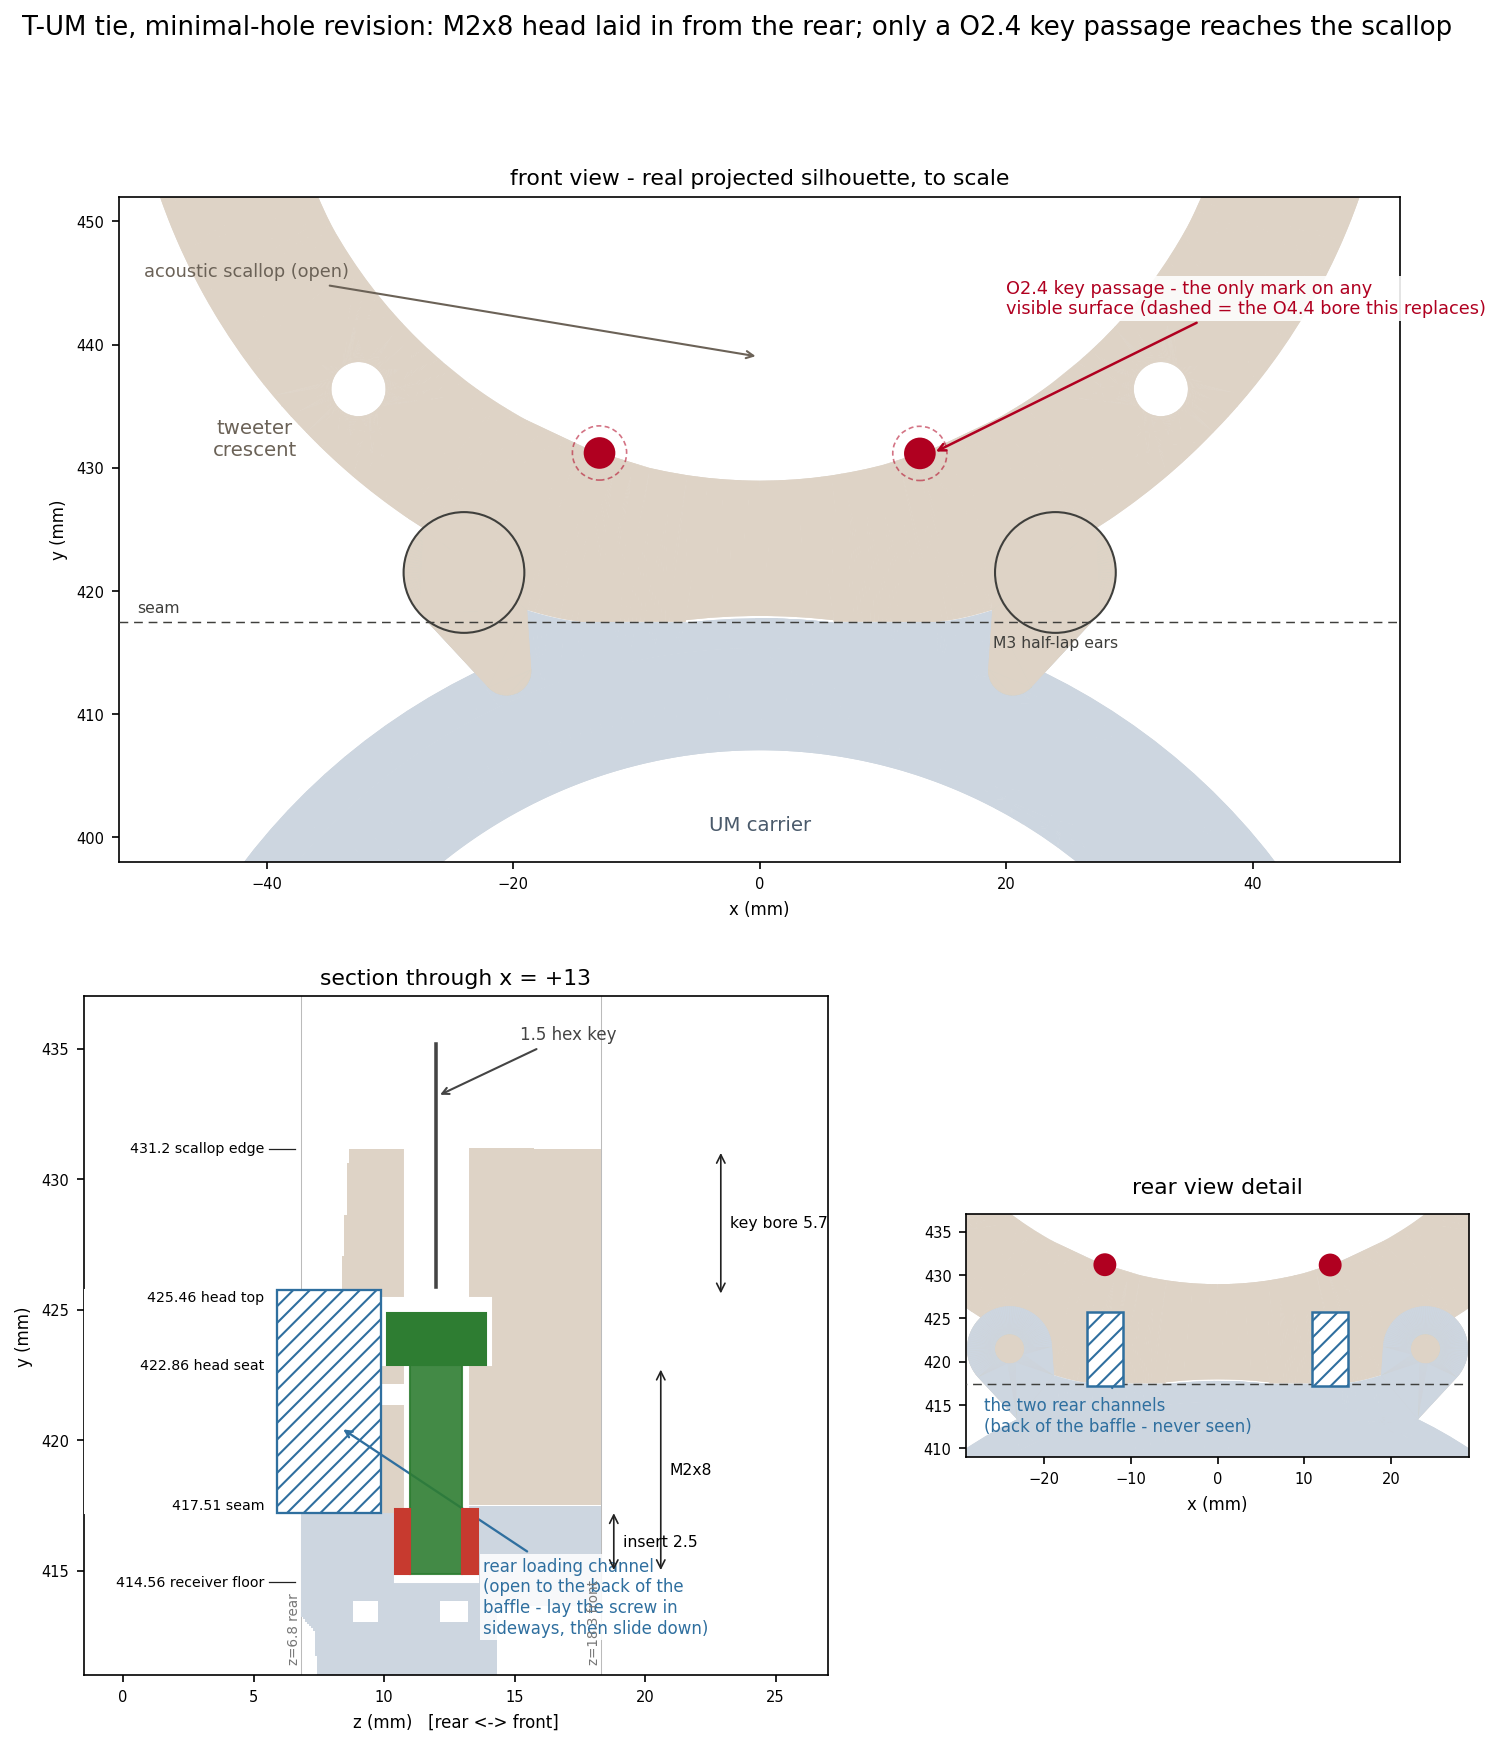

Generate this figure with Python:
"""T-UM tie, minimal-hole revision: head laid in from the rear, only a
key passage reaches the scallop.

Front and rear views are the real projected silhouettes; the section is
reconstructed from the same meshes at x=+13 with the superseded bores of
the previous round filled back in, then the new stack drawn on top.
"""
import json
import struct
import sys

import numpy as np
import matplotlib
matplotlib.use("Agg")
import matplotlib.pyplot as plt
from matplotlib.collections import PolyCollection
from matplotlib.patches import Rectangle, Circle, Polygon as MplPolygon
from pathlib import Path

sys.path.insert(0, "src")
import lx521_baffle.obiwan.carriers as ca            # noqa: E402

STATE = "floor_stand"


def load_world(stem):
    base = Path("build") / STATE / "stl" / stem
    with open(base.with_suffix(".stl"), "rb") as f:
        f.read(80)
        (n,) = struct.unpack("<I", f.read(4))
        rec = np.frombuffer(f.read(n * 50), dtype=np.uint8).reshape(n, 50)
    tris = rec[:, 12:48].copy().view("<f4").reshape(n, 3, 3).astype(float)
    d = json.load(open(str(base) + ".print.json"))
    t = np.asarray(d["stl_origin_translation_mm"], float)
    return (tris - t) * np.array([1.0, -1.0, -1.0])


def cross_y(tris, x, z):
    a, b, c = tris[:, 0], tris[:, 1], tris[:, 2]
    d = ((b[:, 2] - c[:, 2]) * (a[:, 0] - c[:, 0])
         + (c[:, 0] - b[:, 0]) * (a[:, 2] - c[:, 2]))
    ok = np.abs(d) > 1e-12
    dd = np.where(ok, d, 1.0)
    w1 = ((b[:, 2] - c[:, 2]) * (x - c[:, 0])
          + (c[:, 0] - b[:, 0]) * (z - c[:, 2])) / dd
    w2 = ((c[:, 2] - a[:, 2]) * (x - c[:, 0])
          + (a[:, 0] - c[:, 0]) * (z - c[:, 2])) / dd
    w3 = 1.0 - w1 - w2
    h = ok & (w1 >= -1e-9) & (w2 >= -1e-9) & (w3 >= -1e-9)
    ys = np.sort(w1[h] * a[h][:, 1] + w2[h] * b[h][:, 1] + w3[h] * c[h][:, 1])
    return [(ys[i], ys[i + 1]) for i in range(0, len(ys) - 1, 2)]


um, cres = load_world("obiwan_core_2_of_2_um_carrier"), \
    load_world("obiwan_addon_tweeter_crescent")
OLD_BORES = [(409.036, 413.036, 2.2), (412.838, 417.770, 1.2),
             (417.220, 421.338, 1.6)]

X = ca.T_UM_TIE_ABS_X
Z = ca.T_UM_TIE_AXIS_Z
SEAT = ca.T_UM_TIE_SEAT_Y
HEAD_TOP = ca.T_UM_TIE_HEAD_TOP_Y
POCKET_D = ca.T_UM_TIE_HEAD_POCKET_D
KEY_D = ca.T_UM_TIE_KEY_BORE_D
CLR_D = ca.T_UM_TIE_CLEARANCE_BORE_D
CH_LO, CH_HI = ca.T_UM_TIE_CHANNEL_LOW_Y, ca.T_UM_TIE_CHANNEL_HIGH_Y
CH_W, CH_TOP = ca.T_UM_TIE_REAR_CHANNEL_W, ca.T_UM_TIE_CHANNEL_TOP_Z
MOUTH, TIP = ca.T_UM_TIE_INSERT_MOUTH_Y, ca.T_UM_TIE_TIP_Y
BOTTOM = ca.T_UM_TIE_POCKET_BOTTOM_Y
UM_FACE, CR_FACE = ca.T_UM_TIE_UM_FACE_Y, ca.T_UM_TIE_CRES_FACE_Y

INK = "#3f3f3c"
UM_FILL = "#cdd6e0"
CR_FILL = "#ded3c6"
SCREW = "#2e7d32"
INSERT = "#c73a2f"
HOLE = "#b00020"
CHAN = "#2f6f9f"

fig = plt.figure(figsize=(12.2, 12.8), facecolor="white")
gs = fig.add_gridspec(2, 2, height_ratios=[1.0, 1.02],
                      width_ratios=[1.0, 0.62], hspace=0.20, wspace=0.16)

band_top = {}
for sign in (-1, 1):
    runs = cross_y(cres, sign * X, Z)
    band_top[sign] = max(hi for lo, hi in runs) if runs else 431.16

# ------------------------------------------------------------- front view
axA = fig.add_subplot(gs[0, :])
axA.set_aspect("equal")
for tris, color in ((um, UM_FILL), (cres, CR_FILL)):
    axA.add_collection(PolyCollection(tris[:, :, :2], facecolors=color,
                                      edgecolors="none", zorder=1))
axA.plot([-52, 52], [ca.T_UM_TIE_SEAM_Y] * 2, color=INK, lw=0.7,
         ls=(0, (6, 4)), zorder=4)
for ex in (-24.0, 24.0):
    axA.add_patch(Circle((ex, 421.5), 4.9, fill=False, ec=INK, lw=1.0,
                         zorder=5))
axA.text(24.0, 415.4, "M3 half-lap ears", fontsize=7.5, ha="center",
         color=INK)
for sign in (-1, 1):
    axA.add_patch(Circle((sign * X, band_top[sign]), KEY_D / 2.0,
                         color=HOLE, zorder=8))
    axA.add_patch(Circle((sign * X, band_top[sign]), 4.4 / 2.0, fill=False,
                         ec=HOLE, lw=0.8, ls=(0, (3, 2)), alpha=0.55,
                         zorder=7))
axA.annotate(
    f"O{KEY_D} key passage - the only mark on any\nvisible surface "
    f"(dashed = the O4.4 bore this replaces)",
    xy=(X + 1.0, band_top[1]), xytext=(20.0, 442.5), fontsize=8.5,
    color=HOLE, arrowprops=dict(arrowstyle="->", color=HOLE, lw=1.2),
    bbox=dict(fc="white", ec="none", alpha=0.88, pad=1.5))
axA.annotate("acoustic scallop (open)", xy=(0, 439.0), xytext=(-50.0, 445.5),
             fontsize=8.5, color="#6b6257",
             arrowprops=dict(arrowstyle="->", color="#6b6257", lw=1.0))
axA.text(0, 400.6, "UM carrier", ha="center", fontsize=9.5, color="#4a5a6b")
axA.text(-41.0, 431.0, "tweeter\ncrescent", ha="center", fontsize=9.5,
         color="#6b6257")
axA.text(-50.5, ca.T_UM_TIE_SEAM_Y + 0.8, "seam", fontsize=7.5, color=INK)
axA.set_xlim(-52, 52)
axA.set_ylim(398, 452)
axA.set_xlabel("x (mm)", fontsize=8)
axA.set_ylabel("y (mm)", fontsize=8)
axA.tick_params(labelsize=7)
axA.set_title("front view - real projected silhouette, to scale",
              fontsize=10.5, pad=6)

# ---------------------------------------------------------------- section
axB = fig.add_subplot(gs[1, 0])
axB.set_aspect("equal")
STEP = 0.08
for tris, color, tag in ((um, UM_FILL, "um"), (cres, CR_FILL, "cres")):
    z = 6.8 + STEP / 2.0
    while z < 18.3:
        for lo, hi in cross_y(tris, X, z):
            axB.add_patch(Rectangle((z - STEP / 2.0, lo), STEP, hi - lo,
                                    color=color, lw=0, zorder=1))
        bores = OLD_BORES[:2] if tag == "um" else OLD_BORES[2:]
        for y0, y1, r in bores:
            if abs(z - 11.0) < r:
                axB.add_patch(Rectangle((z - STEP / 2.0, y0), STEP, y1 - y0,
                                        color=color, lw=0, zorder=1))
        z += STEP

# cuts
axB.add_patch(Rectangle((CH_TOP - 12.0, CH_LO), 12.0, CH_HI - CH_LO,
                        color="white", zorder=3))          # rear channel
axB.add_patch(Rectangle((Z - POCKET_D / 2.0, SEAT), POCKET_D,
                        HEAD_TOP - SEAT, color="white", zorder=3))
axB.add_patch(Rectangle((Z - KEY_D / 2.0, HEAD_TOP), KEY_D,
                        band_top[1] + 1.2 - HEAD_TOP, color="white",
                        zorder=3))
axB.add_patch(Rectangle((Z - CLR_D / 2.0, CR_FACE - 0.3), CLR_D,
                        SEAT + 0.2 - (CR_FACE - 0.3), color="white",
                        zorder=3))
axB.add_patch(Rectangle((Z - 1.6, BOTTOM), 3.2, MOUTH - BOTTOM,
                        color="white", zorder=3))
axB.add_patch(Rectangle((Z - 1.2, MOUTH), 2.4, UM_FACE + 0.3 - MOUTH,
                        color="white", zorder=3))
# channel hatch to read as open to the rear
axB.add_patch(Rectangle((CH_TOP - 4.0, CH_LO), 4.0, CH_HI - CH_LO,
                        fill=False, ec=CHAN, lw=1.1, hatch="///", zorder=4))
axB.annotate("rear loading channel\n(open to the back of the\nbaffle - lay "
             "the screw in\nsideways, then slide down)",
             xy=(CH_TOP - 1.6, 420.5), xytext=(13.8, 412.6), fontsize=8,
             color=CHAN, arrowprops=dict(arrowstyle="->", color=CHAN, lw=1.1),
             bbox=dict(fc="white", ec="none", alpha=0.85, pad=1.5))
# hardware
axB.add_patch(Rectangle((Z - 1.9, SEAT), 3.8, 2.0, color=SCREW, zorder=5))
axB.add_patch(Rectangle((Z - 1.0, TIP), 2.0, SEAT - TIP, color=SCREW,
                        alpha=0.9, zorder=5))
for side in (-1, 1):
    axB.add_patch(Rectangle((Z + side * 1.0, TIP), side * 0.6, MOUTH - TIP,
                            color=INSERT, zorder=6))
axB.plot([Z, Z], [HEAD_TOP + 0.4, band_top[1] + 4.0], color="#444", lw=1.7,
         zorder=7)
axB.annotate("1.5 hex key", xy=(Z, band_top[1] + 2.0),
             xytext=(Z + 3.2, band_top[1] + 4.2), fontsize=8, color="#444",
             arrowprops=dict(arrowstyle="->", color="#444", lw=1.0))


def ydim(y0, y1, z, text):
    axB.annotate("", xy=(z, y0), xytext=(z, y1),
                 arrowprops=dict(arrowstyle="<->", color="#222", lw=0.8))
    axB.text(z + 0.35, (y0 + y1) / 2.0, text, fontsize=7.5, va="center")


ydim(SEAT, TIP, 20.6, "M2x8")
ydim(TIP, MOUTH, 18.8, "insert 2.5")
ydim(HEAD_TOP, band_top[1], 22.9, f"key bore {band_top[1] - HEAD_TOP:.1f}")
for y, lab in ((band_top[1], f"{band_top[1]:.1f} scallop edge"),
               (HEAD_TOP, f"{HEAD_TOP:.2f} head top"),
               (SEAT, f"{SEAT:.2f} head seat"),
               (CR_FACE, f"{CR_FACE:.2f} seam"),
               (BOTTOM, f"{BOTTOM:.2f} receiver floor")):
    axB.plot([5.6, 6.6], [y, y], color="#222", lw=0.6)
    axB.text(5.4, y, lab, fontsize=6.8, ha="right", va="center",
             bbox=dict(fc="white", ec="none", alpha=0.8, pad=0.4))
for z, lab in ((6.8, "z=6.8 rear"), (18.3, "z=18.3 front")):
    axB.axvline(z, color="#bbb", lw=0.5, zorder=0)
    axB.text(z, 411.4, lab, rotation=90, fontsize=6.5, ha="right",
             va="bottom", color="#777")
axB.set_xlim(-1.5, 27.0)
axB.set_ylim(411, 437)
axB.set_xlabel("z (mm)   [rear <-> front]", fontsize=8)
axB.set_ylabel("y (mm)", fontsize=8)
axB.tick_params(labelsize=7)
axB.set_title(f"section through x = +{X:.0f}", fontsize=10.5, pad=6)

# ------------------------------------------------------------- rear detail
axC = fig.add_subplot(gs[1, 1])
axC.set_aspect("equal")
axC.add_collection(PolyCollection(cres[:, :, :2], facecolors=CR_FILL,
                                  edgecolors="none", zorder=1))
axC.add_collection(PolyCollection(um[:, :, :2], facecolors=UM_FILL,
                                  edgecolors="none", zorder=1))
for sign in (-1, 1):
    axC.add_patch(Rectangle((sign * X - CH_W / 2.0, CH_LO), CH_W,
                            CH_HI - CH_LO, facecolor="white", ec=CHAN,
                            lw=1.2, hatch="///", zorder=6))
    axC.add_patch(Circle((sign * X, band_top[sign]), KEY_D / 2.0,
                         color=HOLE, zorder=7))
axC.plot([-30, 30], [ca.T_UM_TIE_SEAM_Y] * 2, color=INK, lw=0.7,
         ls=(0, (6, 4)), zorder=5)
axC.annotate("the two rear channels\n(back of the baffle - never seen)",
             xy=(-X, 421.5), xytext=(-27.0, 412.0), fontsize=8, color=CHAN,
             arrowprops=dict(arrowstyle="->", color=CHAN, lw=1.1))
axC.set_xlim(-29, 29)
axC.set_ylim(409, 437)
axC.set_xlabel("x (mm)", fontsize=8)
axC.tick_params(labelsize=7)
axC.set_title("rear view detail", fontsize=10.5, pad=10)

fig.suptitle("T-UM tie, minimal-hole revision: M2x8 head laid in from the "
             f"rear; only a O{KEY_D} key passage reaches the scallop",
             fontsize=12.5, y=0.975)
out = "/Users/antor/.claude/jobs/4808081d/tmp/t_um_tie_minimal.png"
fig.savefig(out, dpi=150, bbox_inches="tight")
print("wrote", out)
print(f"key bore O{KEY_D} vs previous O4.4 -> "
      f"{(KEY_D / 4.4) ** 2 * 100:.0f}% of the visible area")
